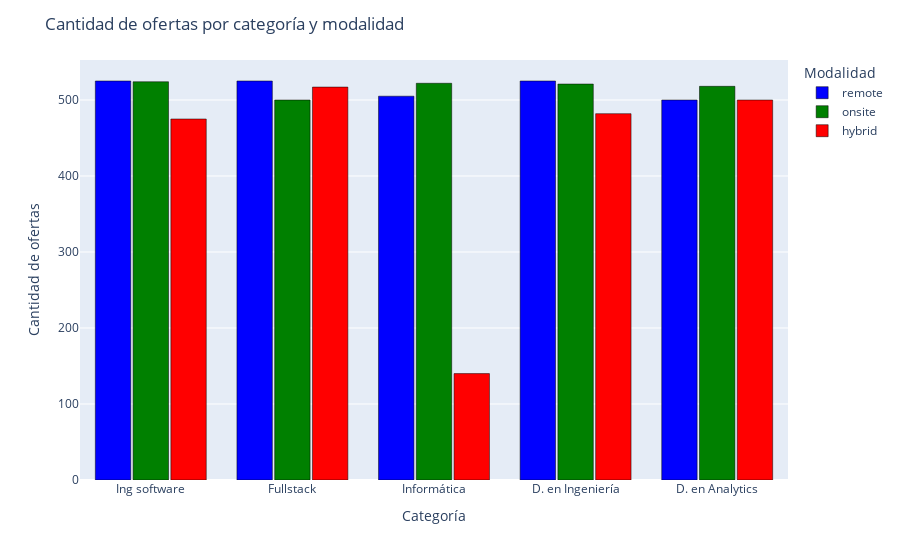

Here is the notebook cell this chart was saved with:
### Markdown cell above
### EN SEGUNDO LUGAR LAS DE SECTOR IT.

### Code cell
# Concatenar dataframes en uno solo
df_paises = pd.concat([df_modalidad_ingsoft,df_modalidad_fullstack,df_modalidad_informatica,df_modalidad_denginner,df_modalidad_danalytic], keys=['Ing software', 'Fullstack', 'Informática', 'D. en Ingeniería', 'D. en Analytics'])
df_paises.reset_index(inplace=True)
df_paises.rename(columns={'level_0': 'Categoría', 'localidad': 'País'}, inplace=True)

# Definir colores para cada modalidad
colors = {'onsite': 'green', 'remote': 'blue', 'hybrid': 'red'}

# Crear gráfico de barras
fig = px.bar(df_paises, x='Categoría', y='Cantidad de ofertas', color='Modalidad', barmode='group',
             category_orders={'Categoría': ['Ing software', 'Fullstack', 'Informática', 'D. en Ingeniería', 'D. en Analytics']},
             color_discrete_map=colors)

# Personalizar gráfico
fig.update_layout(title='Cantidad de ofertas por categoría y modalidad', xaxis_title='Categoría', yaxis_title='Cantidad de ofertas', )
fig.update_traces(marker_line_color='black', marker_line_width=0.5, width=0.25)

# Mostrar gráfico
fig.show()

### Figure 1 — Plotly figure (JSON) as saved in the notebook; plotly's stock layout.template omitted (floating-point values rounded to 4 significant figures)
{"data": [{"alignmentgroup": "True", "hovertemplate": "Modalidad=remote<br>Categoría=%{x}<br>Cantidad de ofertas=%{y}<extra></extra>", "legendgroup": "remote", "marker": {"color": "blue", "line": {"color": "black", "width": 0.5}, "pattern": {"shape": ""}}, "name": "remote", "offsetgroup": "remote", "orientation": "v", "showlegend": true, "textposition": "auto", "type": "bar", "width": 0.25, "x": ["Ing software", "Fullstack", "Informática", "D. en Ingeniería", "D. en Analytics"], "xaxis": "x", "y": [525, 525, 505, 525, 500], "yaxis": "y"}, {"alignmentgroup": "True", "hovertemplate": "Modalidad=onsite<br>Categoría=%{x}<br>Cantidad de ofertas=%{y}<extra></extra>", "legendgroup": "onsite", "marker": {"color": "green", "line": {"color": "black", "width": 0.5}, "pattern": {"shape": ""}}, "name": "onsite", "offsetgroup": "onsite", "orientation": "v", "showlegend": true, "textposition": "auto", "type": "bar", "width": 0.25, "x": ["Ing software", "Fullstack", "Informática", "D. en Ingeniería", "D. en Analytics"], "xaxis": "x", "y": [524, 500, 522, 521, 518], "yaxis": "y"}, {"alignmentgroup": "True", "hovertemplate": "Modalidad=hybrid<br>Categoría=%{x}<br>Cantidad de ofertas=%{y}<extra></extra>", "legendgroup": "hybrid", "marker": {"color": "red", "line": {"color": "black", "width": 0.5}, "pattern": {"shape": ""}}, "name": "hybrid", "offsetgroup": "hybrid", "orientation": "v", "showlegend": true, "textposition": "auto", "type": "bar", "width": 0.25, "x": ["Ing software", "Fullstack", "Informática", "D. en Ingeniería", "D. en Analytics"], "xaxis": "x", "y": [475, 517, 140, 482, 500], "yaxis": "y"}], "layout": {"barmode": "group", "legend": {"title": {"text": "Modalidad"}, "tracegroupgap": 0}, "margin": {"t": 60}, "title": {"text": "Cantidad de ofertas por categoría y modalidad"}, "xaxis": {"anchor": "y", "categoryarray": ["Ing software", "Fullstack", "Informática", "D. en Ingeniería", "D. en Analytics"], "categoryorder": "array", "domain": [0, 1], "title": {"text": "Categoría"}}, "yaxis": {"anchor": "x", "domain": [0, 1], "title": {"text": "Cantidad de ofertas"}}}}
